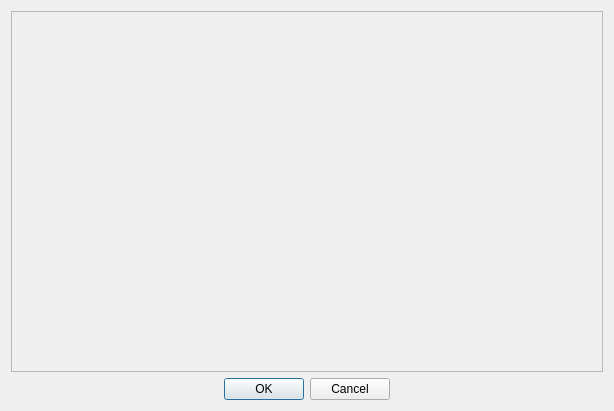
<?xml version="1.0" encoding="UTF-8"?>
<ui version="4.0">
 <class>LanguageSelector</class>
 <widget class="QDialog" name="LanguageSelector">
  <property name="enabled">
   <bool>true</bool>
  </property>
  <property name="geometry">
   <rect>
    <x>0</x>
    <y>0</y>
    <width>614</width>
    <height>411</height>
   </rect>
  </property>
  <property name="windowTitle">
   <string>Choose languages</string>
  </property>
  <property name="locale">
   <locale language="English" country="UnitedStates"/>
  </property>
  <property name="sizeGripEnabled">
   <bool>false</bool>
  </property>
  <layout class="QVBoxLayout" name="verticalLayout">
   <item>
    <widget class="QScrollArea" name="scrollArea">
     <property name="locale">
      <locale language="English" country="UnitedStates"/>
     </property>
     <property name="widgetResizable">
      <bool>true</bool>
     </property>
     <widget class="QWidget" name="scrollAreaWidgetContents">
      <property name="geometry">
       <rect>
        <x>0</x>
        <y>0</y>
        <width>594</width>
        <height>361</height>
       </rect>
      </property>
     </widget>
    </widget>
   </item>
   <item>
    <widget class="QDialogButtonBox" name="buttonBox">
     <property name="accessibleName">
      <string/>
     </property>
     <property name="accessibleDescription">
      <string/>
     </property>
     <property name="locale">
      <locale language="English" country="UnitedStates"/>
     </property>
     <property name="orientation">
      <enum>Qt::Horizontal</enum>
     </property>
     <property name="standardButtons">
      <set>QDialogButtonBox::Cancel|QDialogButtonBox::Ok</set>
     </property>
     <property name="centerButtons">
      <bool>true</bool>
     </property>
    </widget>
   </item>
  </layout>
 </widget>
 <resources/>
 <connections>
  <connection>
   <sender>buttonBox</sender>
   <signal>accepted()</signal>
   <receiver>LanguageSelector</receiver>
   <slot>accept()</slot>
   <hints>
    <hint type="sourcelabel">
     <x>257</x>
     <y>346</y>
    </hint>
    <hint type="destinationlabel">
     <x>157</x>
     <y>274</y>
    </hint>
   </hints>
  </connection>
  <connection>
   <sender>buttonBox</sender>
   <signal>rejected()</signal>
   <receiver>LanguageSelector</receiver>
   <slot>reject()</slot>
   <hints>
    <hint type="sourcelabel">
     <x>325</x>
     <y>346</y>
    </hint>
    <hint type="destinationlabel">
     <x>286</x>
     <y>274</y>
    </hint>
   </hints>
  </connection>
 </connections>
</ui>
